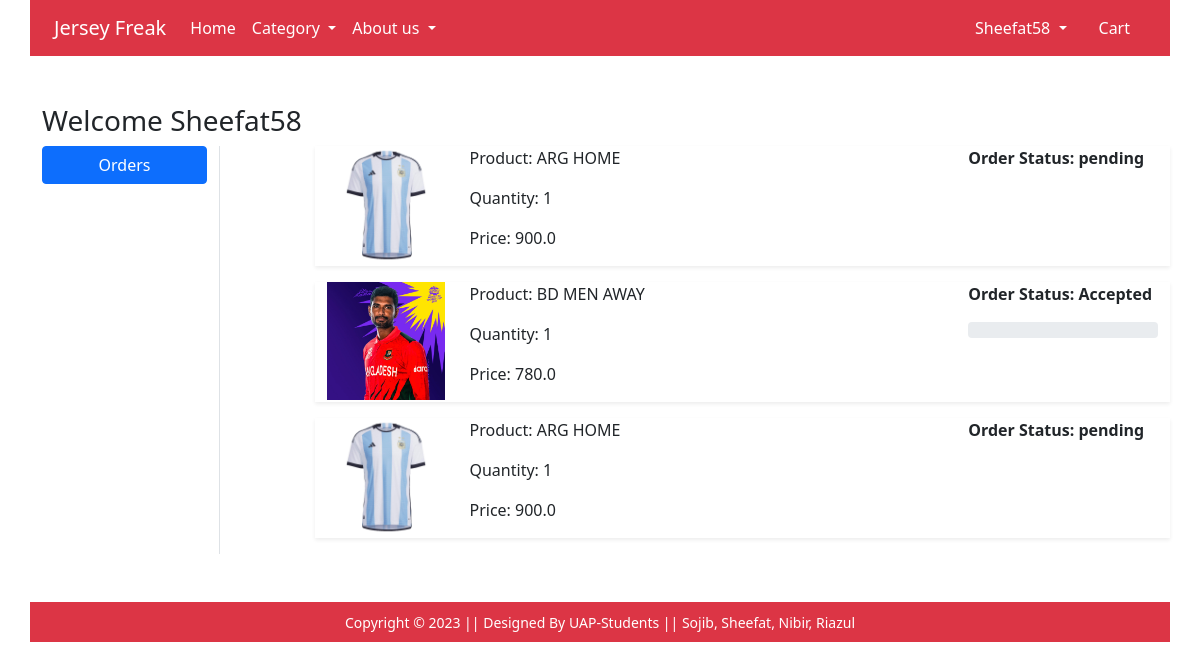
/orders/ (signed in), run on the app's committed database.
### app/models.py (models this page shows, shortened)
class OrderPlaced (models.Model):
    user = models.ForeignKey(User, on_delete=models.CASCADE)
    customer = models.ForeignKey(Customer, on_delete=models.CASCADE)
    product = models.ForeignKey(Product, on_delete=models.CASCADE)
    quantity = models.PositiveIntegerField(default=1)
    size = models.CharField(choices=SIZE_CHOICES, max_length=2, default='M')
    order_date = models.DateTimeField(auto_now_add=True)
    status = models.CharField(max_length=50, choices=STATUS_CHOICES, default='pending')
    @property
    def total_cost(self):
        return self.quantity * self.product.discounted_price

class Product(models.Model):
    title = models.CharField(max_length=100)
    selling_price = models.FloatField()
    discounted_price = models.FloatField()
    description = models.TextField(default='null')
    category = models.CharField(choices=CATEGORY_CHOICES, max_length=2)
    p_image = models.ImageField(upload_to='product_img')

### app/views.py (the view)
# urls.py: path('orders/', views.orders, name='orders'),
@login_required
def orders(request):
  op = OrderPlaced.objects.filter(user = request.user)
  return render(request, 'app/orders.html', {'order_placed': op})

### app/templates/app/orders.html (shortened to what this page needs)
{% extends 'app/base.html' %}
{% load static %}
{% block main-content %}
<div class="container my-5">
 <div class="row">
 <h3>Welcome <span class="text-capitalize">{{ request.user }}</h3>
  <div class="col-sm-2 border-end">
   <ul class="list-unstyled">
    <li class="d-grid"><a href="{% url 'orders' %}" class="btn btn-primary">Orders</a></li>
   </ul>
  </div>
  <div class="col-sm-9 offset-sm-1">
    {% for op in order_placed %}
   <div class="row shadow-sm mb-3">
    <div class="col-sm-2">
        <img src="{{op.product.p_image.url}}" alt="" class="img-fluid" height="150" width="150">
    </div>
    <div class="col-sm-7">
        <p>Product: {{op.product.title}}</p>
        <p>Quantity: {{op.quantity}}</p>
        <p>Price: {{op.total_cost}}</p>
    </div>
    <div class="col-sm-3 fw-bold">
        <p>
            Order Status: {{op.status}}
        </p>
        {% if op.status == 'Accepted' %}
        <div class="progress">
            <div class="progess-bar" role="progressbar" style="width: 20%;" aria-valuenow="20" aria-valuemin="0" aria-valuemax="100"></div>
        </div>
        {% endif %}
    </div>
   </div>
   {% endfor %}
  </div>
 </div>
</div>
{% endblock main-content %}

### app/templates/app/base.html (shortened to what this page needs)
<!doctype html>
{% load static %}
<html lang="en">
  <head>
    <link href="https://cdn.jsdelivr.net/npm/bootstrap@5.0.0-beta1/dist/css/bootstrap.min.css" rel="stylesheet">
    <link rel="stylesheet" href="{% static 'app/css/owl.carousel.min.css' %}">
    <link rel="stylesheet" href="{% static 'app/css/all.min.css' %}">
    <link rel="stylesheet" href="{% static 'app/css/style.css' %}">
  </head>
  <body>
    <nav class=" container navbar navbar-expand-lg navbar-dark bg-danger">
     <div class="container">
       <a class="navbar-brand" href="/">Jersey Freak</a>
       <div class="collapse navbar-collapse" id="navbarSupportedContent">
         <ul class="navbar-nav me-auto mb-2 mb-lg-0">
           <li class="nav-item">
             <a class="nav-link active" aria-current="page" href="/">Home</a>
           </li>
           <li class="nav-item dropdown">
             <a class="nav-link dropdown-toggle text-white" href="#" id="electronicsDropdown" role="button" data-bs-toggle="dropdown" aria-expanded="false">
               Category
             </a>
           </li>
           <li class="nav-item dropdown">
             <a class="nav-link dropdown-toggle text-white" href="#" id="fashionDropdown" role="button" data-bs-toggle="dropdown" aria-expanded="false">
               About us
             </a>
           </li>
         </ul>
         <div>
          <ul class="navbar-nav me-auto mb-2 mb-lg-0">
              {% if request.user.is_authenticated%}
           <li class="nav-item dropdown mx-2">
              <a class="nav-link dropdown-toggle text-white" href="#" id="profileDropdown" role="button" data-bs-toggle="dropdown" aria-expanded="false">
               <span class="text-capitalize">{{ request.user.username }}
              </a>
            </li>
            <li class="nav-item mx-2">
             <a href="{% url 'showcart' %}" class="nav-link text-white"> Cart </a>
            </li>
              {% endif %}
          </ul>
         </div>
       </div>
     </div>
    </nav>
    {% block main-content %} {% endblock main-content %}
    <footer class="container bg-danger text-center p-2 mt-5">
        <small class="text-white">Copyright &copy; 2023 || Designed By UAP-Students || </small>
        <small class="text-white">Sojib, Sheefat, Nibir, Riazul  </small>
    </footer>
  </body>
</html>

### data on the page
OrderPlaced: product.p_image (picture), product "ARG HOME", quantity "1", total_cost "900.0", status "pending"
OrderPlaced: product.p_image (picture), product "BD MEN AWAY", quantity "1", total_cost "780.0", status "Accepted"
OrderPlaced: product.p_image (picture), product "ARG HOME", quantity "1", total_cost "900.0", status "pending"

### other printed values
{{ request.user.username }} "Sheefat58"
{{ request.user }} "Sheefat58"
